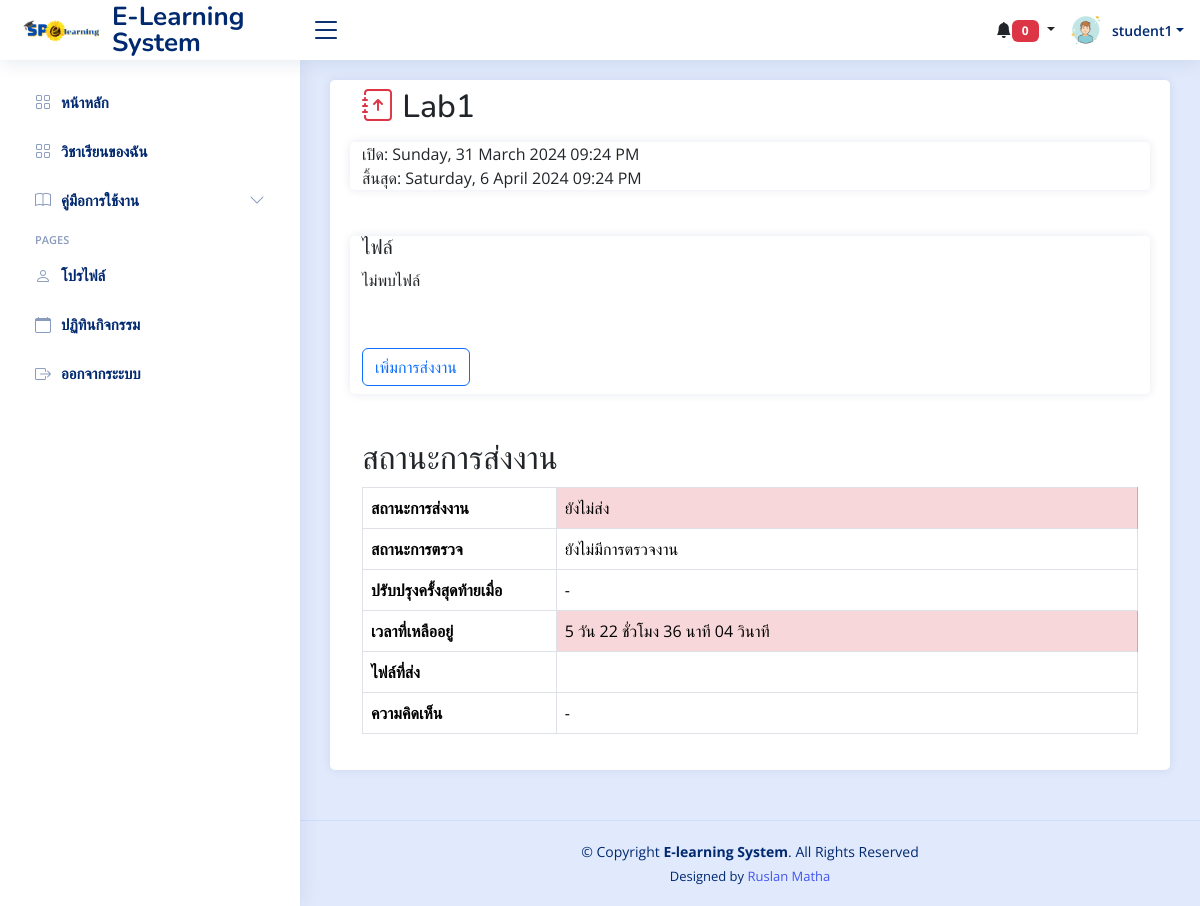
/student/status_assignment.php?assignment_id=1 (signed in), run on the app's committed database.
### tables this page shows
CREATE TABLE `students` (
  `s_id` int(11) NOT NULL,
  `username` varchar(255) NOT NULL,
  `password` varchar(255) NOT NULL,
  `first_name` varchar(255) NOT NULL,
  `last_name` varchar(255) NOT NULL,
  `class` varchar(50) NOT NULL,
  `image_id` int(11) NOT NULL
);

CREATE TABLE `assignments` (
  `assignment_id` int(11) NOT NULL,
  `lesson_id` int(11) DEFAULT NULL,
  `title` varchar(255) DEFAULT NULL,
  `description` text DEFAULT NULL,
  `deadline` datetime DEFAULT NULL,
  `file_path` varchar(255) DEFAULT NULL,
  `open_time` datetime DEFAULT NULL,
  `close_time` datetime DEFAULT NULL,
  `status` enum('open','closed') DEFAULT 'open',
  `file_name` varchar(255) NOT NULL,
  `course_id` int(11) NOT NULL
);

### student/status_assignment.php (the view, shortened to what this page needs)
<?php
include('../connections/connection.php');
$user_id = $_SESSION['user_id'];
$stmt = $db->prepare("SELECT * FROM students WHERE s_id = :user_id");
$stmt->bindParam(':user_id', $user_id);
$stmt->execute();
$student = $stmt->fetch(PDO::FETCH_ASSOC);
$assignment_id = $_GET['assignment_id'];
$stmt = $db->prepare("SELECT * FROM assignments WHERE assignment_id = :assignment_id");
$stmt->bindParam(':assignment_id', $assignment_id);
$stmt->execute();
$assignment = $stmt->fetch(PDO::FETCH_ASSOC);
$stmt_submission = $db->prepare("SELECT * FROM submitted_assignments WHERE assignment_id = :assignment_id AND student_id = :student_id");
$stmt_submission->bindParam(':assignment_id', $assignment_id);
$stmt_submission->bindParam(':student_id', $_SESSION['user_id']);
$stmt_submission->execute();
$submission = $stmt_submission->fetch(PDO::FETCH_ASSOC);
if ($submission) {
    $assignment_submission_status = "ส่งแล้ว";
    $status_color = "table-success";
} else {
    $assignment_submission_status = "ยังไม่ส่ง";
    $status_color = "table-danger";
}
$startDateTime = strftime('%A, %e %B %Y %I:%M %p', strtotime($assignment['open_time']));
$endDateTime = strftime('%A, %e %B %Y %I:%M %p', strtotime($assignment['close_time']));
$deadline = new DateTime($assignment['close_time']);
$current_time = new DateTime();
$time_remaining = date_diff($current_time, $deadline);
if ($time_remaining->invert) {
    $time_remaining_text = "เลยกำหนดการส่ง";
    $status_color = "table-danger";
} else {
    $time_remaining_text = $time_remaining->format('%a วัน %H ชั่วโมง %I นาที %S วินาที');
}
?>
<?php include('head.php'); ?>
<body>
    <?php include('header.php'); ?>
    <?php include('sidebar.php'); ?>
    <main id="main" class="main">
        <div class="card overflow-auto">
            <div class="card-body">
                <div class="container">
                    <h2 class="py-2"> <i class="bi bi-journal-arrow-up text-danger"></i> <?php echo $assignment['title']; ?></h2>
                    <div class="row">
                        <div class="card">
                            เปิด: <?php echo $startDateTime; ?><br>
                            สิ้นสุด: <?php echo $endDateTime; ?>
                        </div>
                        <div class="mt-3 card">
                            <h5>ไฟล์</h5>
                            <?php
                            if(isset($_GET['assignment_id'])) {
                                $assignment_id = $_GET['assignment_id'];
                                $stmt_file = $db->prepare("SELECT * FROM assignments WHERE assignment_id = :assignment_id");
                                $stmt_file->bindParam(':assignment_id', $assignment_id);
                                $stmt_file->execute();
                                $assignment = $stmt_file->fetch(PDO::FETCH_ASSOC);
                                if ($assignment) {
                                    $file_name = $assignment['file_name'];
                                    $file_path = $assignment['file_path'];
                                    if (file_exists('../teacher/' . $file_path)) {
                                        echo '<a href="../teacher/' . $file_path . '" download="'.$file_name.'" class="text-decoration-none">'.$file_name.'</a>';
                                    } else {
                                        echo 'ไม่พบไฟล์';
                                    }
                                } else {
                                    echo 'ไม่พบข้อมูลไฟล์';
                                }
                            } else {
                                echo 'ไม่พบ assignment_id ใน URL';
                            }
                            ?>
                        <div class="py-2 mt-5">
                            <?php if ($submission) { ?>
                                <a href="update_assignment.php?assignment_id=<?= $assignment['assignment_id']; ?>" class="btn btn-outline-primary">แก้ไขงาน</a>
                            <?php } else { ?>
                                <a href="submit_assignment.php?assignment_id=<?= $assignment['assignment_id']; ?>" class="btn btn-outline-primary">เพิ่มการส่งงาน</a>
                            <?php } ?>
                        </div>
                    </div>
                    <div class="container mt-3">
                        <h2>สถานะการส่งงาน</h2>
                        <table class="table table-bordered">
                            <tbody>
                                <tr>
                                    <th>สถานะการส่งงาน</th>
                                    <td class="<?php echo $status_color; ?>"><?php echo $assignment_submission_status; ?></td>
                                </tr>
                                <tr>
                                    <th class="col-sm-3">สถานะการตรวจ</th>
                                    <td>
                                        <?php
                                        if ($submission !== false) {
                                            echo $submission['status'];
                                        } else {
                                            echo "ยังไม่มีการตรวจงาน";
                                        }
                                        ?>
                                    </td>
                                </tr>
                                <tr>
                                    <th>ปรับปรุงครั้งสุดท้ายเมื่อ</th>
                                    <td>
                                        <?php
                                        if ($submission !== false) {
                                            if ($current_time < $deadline) {
                                                echo "<span class='text-success'>" . $submission['last_updated'] . " (งานมอบหมายถูกส่งก่อนเวลา)</span>";
                                            } else {
                                                echo "<span class='text-danger'>" . $submission['last_updated'] . " (งานมอบหมายส่งหลังเวลา)</span>";
                                            }
                                        } else {
                                            echo "-";
                                        }
                                        ?>
                                    </td>
                                </tr>
                                <tr>
                                    <th>เวลาที่เหลืออยู่</th>
                                    <td class="<?php echo $status_color; ?>"><?php echo $time_remaining_text; ?></td>
                                </tr>
                                <tr>
                                <th>ไฟล์ที่ส่ง</th>
                                <td>
                                </td>
                            </tr>
                            <tr>
                            <th>ความคิดเห็น</th>
                            <td>
                                <?php
                                if ($submission !== false && isset($submission['comment'])) {
                                    echo $submission['comment'];
                                } else {
                                    echo "-";
                                }
                                ?>
                            </td>
                        </tr>
                            </tbody>
                        </table>
                    </div>
                </div>
            </div>
        </div>
    </main>
    <?php include('footer.php'); ?>
</body>
</html>

### student/header.php (shortened to what this page needs)
<header id="header" class="header fixed-top d-flex align-items-center">
<div class="d-flex align-items-center justify-content-between">
  <a href="index.html" class="logo d-flex align-items-center">
    <img src="img/logo.png" alt="">
    <span class="d-none d-lg-block">E-Learning System</span>
  </a>
  <i class="bi bi-list toggle-sidebar-btn"></i>
</div>
<nav class="header-nav ms-auto">
  <ul class="d-flex align-items-center">
<div class="dropdown d-none d-md-block">
  <button class="btn dropdown-toggle" type="button" id="notificationDropdown" data-bs-toggle="dropdown" aria-expanded="false">
    <i class="bi bi-bell-fill"></i><span class="badge bg-danger" id="notificationCount">0</span>
  </button>
</div>
    <li class="nav-item dropdown pe-3">
      <a class="nav-link nav-profile d-flex align-items-center pe-0" href="#" data-bs-toggle="dropdown">
                  <?php if (!empty($student['image_id'])): ?>
                      <?php
                      $imageQuery = "SELECT filename FROM student_images WHERE image_id = :image_id";
                      $imageStmt = $db->prepare($imageQuery);
                      $imageStmt->bindParam(':image_id', $student['image_id']);
                      $imageStmt->execute();
                      $image = $imageStmt->fetch(PDO::FETCH_ASSOC);
                      if (!empty($image['filename'])):
                          $imagePath = 'images/' . $image['filename'];
                      else:
                          $imagePath = 'images/Defaul.png';
                      endif;
                      ?>
                      <img src="<?php echo $imagePath; ?>" alt="Profile" class="rounded-circle">
                  <?php else: ?>
                      <img src="images/Defaul.png" alt="Default Profile" class="rounded-circle">
                  <?php endif; ?>
        <span class="d-none d-md-block dropdown-toggle ps-2"><?php echo $student['first_name'];?></span>
      </a>
    </li>
  </ul>
</nav>
</header>

### student/css/style.css (style rules this page uses)
:root { scroll-behavior: smooth; }
a { color: #4154f1; text-decoration: none; }
h1, h2, h3, h4, h5, h6 { font-family: "Nunito", sans-serif; }
#main { margin-top: 60px; padding: 20px 30px; transition: all 0.3s; }
.logo { line-height: 1; }
@media (min-width: 1200px) { .logo { width: 280px; } }
.logo img { max-height: 26px; margin-right: 6px; }
.logo span { font-size: 26px; font-weight: 700; color: #012970; font-family: "Nunito", sans-serif; }
.header { transition: all 0.5s; z-index: 997; height: 60px; box-shadow: 0px 2px 20px rgba(1, 41, 112, 0.1); background-color: #fff; padding-left: 20px; }
.header .toggle-sidebar-btn { font-size: 32px; padding-left: 10px; cursor: pointer; color: #012970; }
@media (min-width: 1200px) { #main, #footer { margin-left: 300px; } }

### student/head.php (style rules this page uses)
body { font-family: "Open Sans", sans-serif; background-color: #e1eafc; }
.badge { font-weight: bold; text-transform: uppercase; padding: 5px 10px; min-width: 19px; }
.header-nav ul { list-style: none; }
.header-nav>ul { margin: 0; padding: 0; }
.header-nav .nav-profile { color: #012970; }
.header-nav .nav-profile img { max-height: 36px; }
.header-nav .nav-profile span { font-size: 14px; font-weight: 600; }
.card { margin-bottom: 30px; border: none; border-radius: 5px; box-shadow: 0px 0px 10px rgba(1, 41, 112, 0.1); background-color: #fff; }
.card-body { padding: 0 20px 20px 20px; }

### data on the page
students: first_name "student1"
assignments: title "Lab1", open_time "Sunday, 31 March 2024 09:24 PM", close_time "Saturday, 6 April 2024 09:24 PM", close_time "5 วัน 22 ชั่วโมง 36 นาที 04 วินาที"

### other printed values
$assignment_submission_status "ยังไม่ส่ง"
